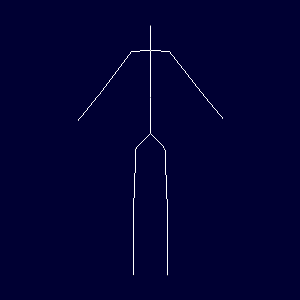

The Python source for this figure:
#!/usr/bin/env python

# Import a glTF file with armature, enable animation, and render at a time value.

import os

import vtkmodules.vtkInteractionStyle  # noqa: F401
import vtkmodules.vtkRenderingFreeType  # noqa: F401
import vtkmodules.vtkRenderingOpenGL2  # noqa: F401

from vtkmodules.vtkIOImport import vtkGLTFImporter
from vtkmodules.vtkRenderingCore import (
    vtkRenderWindow,
    vtkRenderWindowInteractor,
    vtkRenderer,
)

# Source
data_dir = os.environ.get("VPE_DATA_DIR", os.path.dirname(os.path.abspath(__file__)))

# Import glTF
gltf_importer = vtkGLTFImporter()
gltf_importer.SetFileName(os.path.join(data_dir, "glTF", "Armature.gltf"))
gltf_importer.ImportArmatureOn()
gltf_importer.SetCamera(-1)

# Renderer
renderer = vtkRenderer()
renderer.SetBackground(0.0, 0.0, 0.2)

# Render window
render_window = vtkRenderWindow()
render_window.AddRenderer(renderer)
render_window.SetWindowName("gltf importer armature")
render_window.SetMultiSamples(0)
render_window.SetSize(300, 300)

# Interactor
interactor = vtkRenderWindowInteractor()
interactor.SetRenderWindow(render_window)

gltf_importer.SetRenderWindow(render_window)
gltf_importer.Update()

# Enable animation and update at time value 0.5
gltf_importer.EnableAnimation(0)
gltf_importer.UpdateAtTimeValue(0.5)

interactor.Initialize()
interactor.Start()
